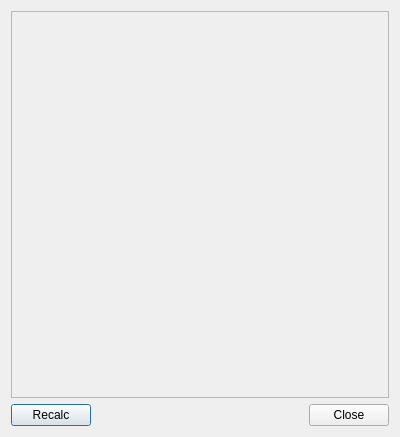
<?xml version="1.0" encoding="UTF-8"?>
<ui version="4.0">
 <class>WaveShowDialog</class>
 <widget class="QDialog" name="WaveShowDialog">
  <property name="geometry">
   <rect>
    <x>0</x>
    <y>0</y>
    <width>400</width>
    <height>437</height>
   </rect>
  </property>
  <property name="windowTitle">
   <string>Wave Display</string>
  </property>
  <layout class="QVBoxLayout" name="verticalLayout">
   <item>
    <layout class="QVBoxLayout" name="chartLayout"/>
   </item>
   <item>
    <widget class="QFrame" name="compFrame">
     <property name="frameShape">
      <enum>QFrame::StyledPanel</enum>
     </property>
     <property name="frameShadow">
      <enum>QFrame::Raised</enum>
     </property>
    </widget>
   </item>
   <item>
     <layout class="QHBoxLayout" name="horizontalLayout">
      <item>
       <widget class="QPushButton" name="recalcButton">
        <property name="text">
         <string>Recalc</string>
        </property>
       </widget>
      </item>
      <item>
       <spacer name="horizontalSpacer">
        <property name="orientation">
         <enum>Qt::Horizontal</enum>
        </property>
        <property name="sizeHint" stdset="0">
         <size>
          <width>40</width>
          <height>20</height>
         </size>
        </property>
       </spacer>
      </item>
      <item>
       <widget class="QPushButton" name="closeButton">
        <property name="text">
         <string>Close</string>
        </property>
       </widget>
      </item>
     </layout>
    </item>
  </layout>
 </widget>
 <resources/>
 <connections/>
</ui>
